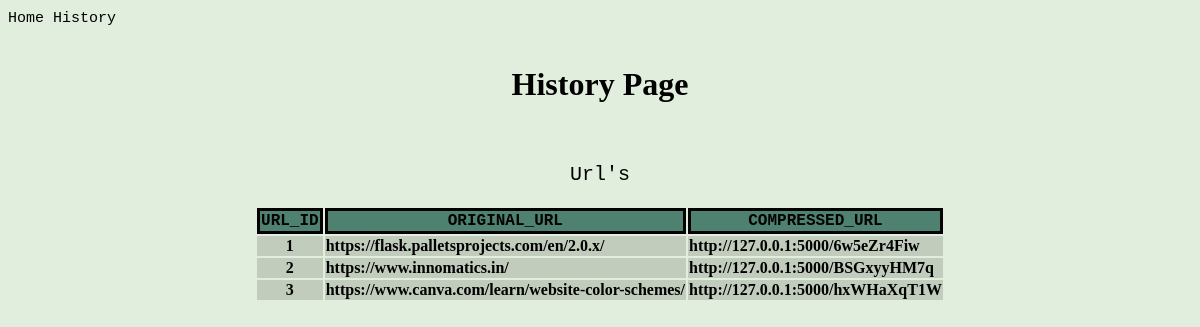
Before: /history with the older database file.
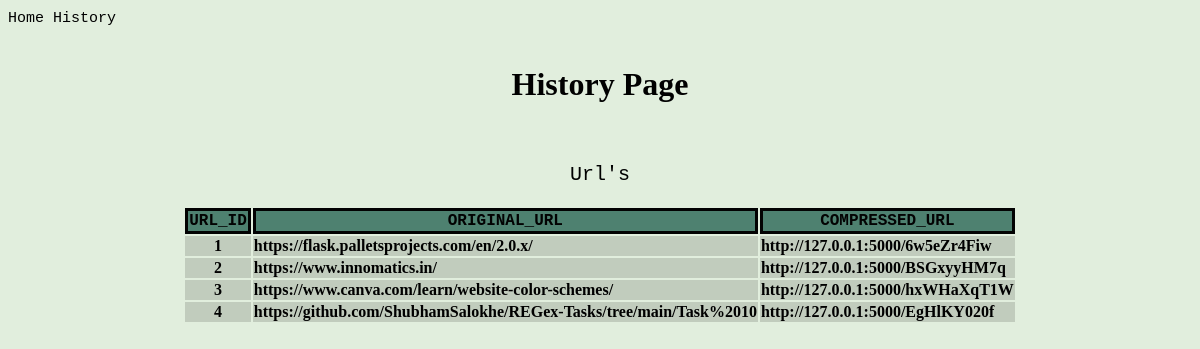
After: the same page with the newer database file.
### app.py (models this page shows, shortened)
class Url(db.Model):
    __tablename__ = 'urls'
    id = db.Column(db.Integer, primary_key = True)
    long = db.Column(db.String())
    short =db.Column(db.String(10))

### app.py (the view)
@app.route('/history')
def history():
    Hist = db.session.execute("Select * from urls")
    return render_template("history.html", data =Hist)

### templates/history.html (shortened to what this page needs)
{% extends 'layout.html' %}
{% block content %}
<br />
<center>
<h1>History Page</h1>
</center>
<br />
<body>
<center>
    <p style = "font-size: 20px;font-family:'Courier New'">Url's </p>
<table  style="border-radius: 5px; border: none;">
    <tr>
        <th style="font-family:'Courier New'; border: solid; color:#2f4429; background-color: #4e8170; color:#020202;"><center>URL_ID</center></th>
        <th style="font-family:'Courier New'; border: solid; color:#e1eedd; background-color: #4e8170; color:#020202;"><center>ORIGINAL_URL</center></th>
        <th style="font-family:'Courier New'; border: solid; color:#e1eedd; background-color: #4e8170; color:#030303;"><center>COMPRESSED_URL</center></th>
    </tr>
{% for key in data %}
<tr>
    <td style="font-family: Garamond, serif;color:#4e8170; background-color: #c1ccbd; color:#000000;"><center><b>{{key[0]}}</b></td>
    <td style="font-family: Garamond, serif;color:#4e8170; background-color: #c1ccbd; color:#000000;"><b>{{key[1]}}</b></td>
    <td style="font-family: Garamond, serif;color:#4e8170; background-color: #c1ccbd; color:#000000;"><b>{{key[2]}}</b></td>
</tr>
{%endfor%}
</table>
</center>
</body>
{% endblock %}

### templates/layout.html (shortened to what this page needs)
<!DOCTYPE html>
<html lang="en">
<head>
</head>
<body style="background-color:#e1eedd;">
    <nav>
        <a href="/" style="color:black;font-family:'Courier New';font-size:15px; text-decoration: none">Home </a>
        <a id = "GFG" href= "/history" style="color:black;font-family:'Courier New';font-size:15px; text-decoration: none">History</a>
    </nav>
{% block content %}
{% endblock %}
</body>
</body>
</html>

Changed rows visible on the page:
added Url: id "4", long "https://github.com/ShubhamSalokhe/REGex-Tasks/tree/main/Task%2010", short "http://127.0.0.1:5000/EgHlKY020f"
